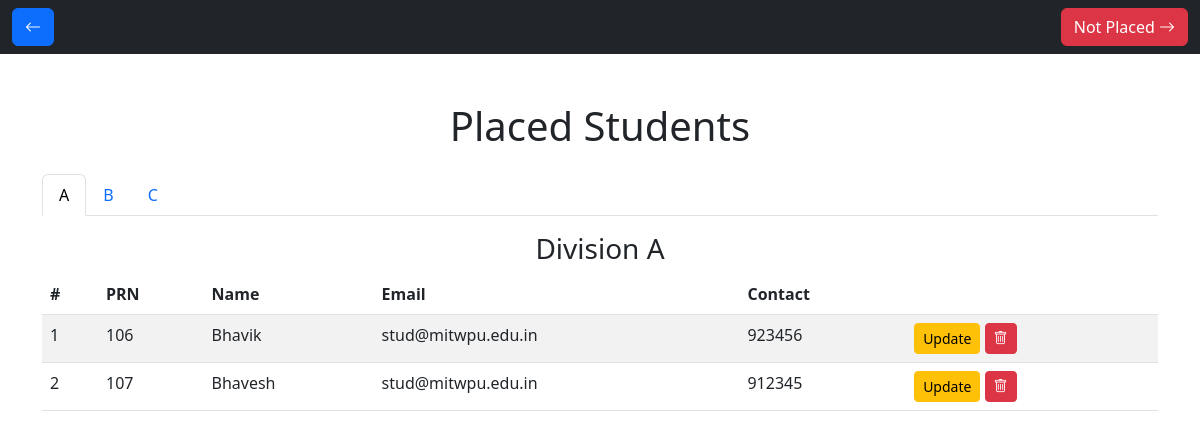
Page /placed/ on the earlier database version.
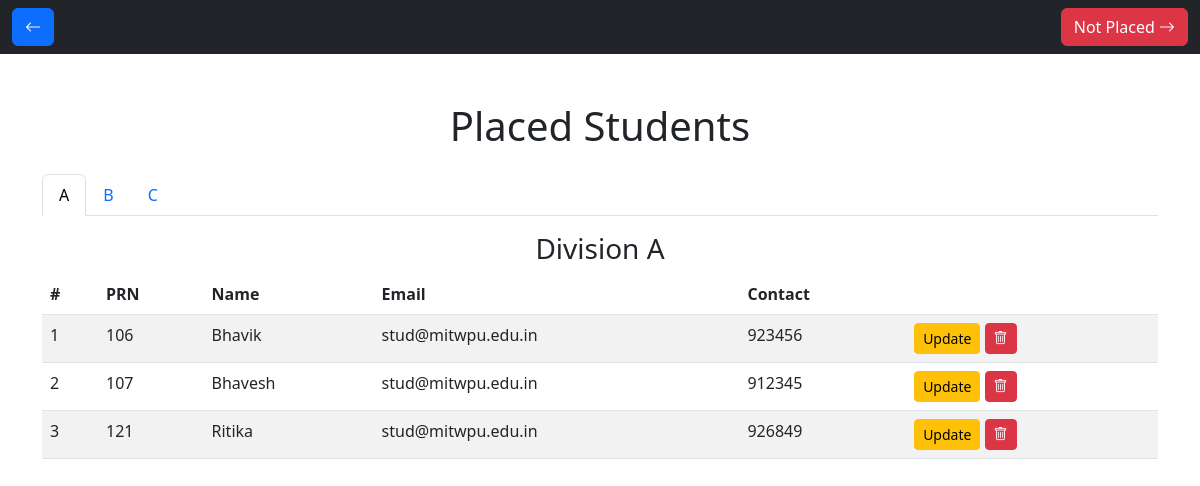
Same page on the later database version.
### app/models.py (models this page shows, shortened)
class Student(models.Model):
    prn=models.CharField(max_length=10,unique=True)
    name=models.CharField(max_length=25)
    email=models.EmailField(default="stud@mitwpu.edu.in",null=False)
    phn = models.CharField(max_length=10, blank=True, null=True)
    status=models.ForeignKey(Status,on_delete=models.CASCADE,related_name="s_status")
    div = models.ForeignKey(Division, on_delete=models.CASCADE, related_name="students")
    doc = models.FileField(upload_to='documents/', null=True, blank=True)

### app/views.py (the view)
# urls.py: path('placed/',placed,name='placed'),
def placed(request):
    placed_status = Status.objects.get(status='Placed')
    placed_students = Student.objects.filter(status=placed_status)
    divisions = Division.objects.all()
    division_wise_students = {
        division.div: placed_students.filter(div=division)  # Corrected lookup
        for division in divisions
    }
    return render(request, 'placed.html', {
        'division_wise_students': division_wise_students,
    })

### templates/placed.html (shortened to what this page needs)
<!DOCTYPE html>
<html lang="en">
<head>
    <link href="https://cdn.jsdelivr.net/npm/bootstrap@5.3.0-alpha1/dist/css/bootstrap.min.css" rel="stylesheet">
    <link rel="stylesheet" href="https://cdnjs.cloudflare.com/ajax/libs/bootstrap-icons/1.10.0/font/bootstrap-icons.min.css">
</head>
<body>
    <nav class="navbar navbar-expand-lg navbar-dark bg-dark">
        <div class="container-fluid">
            <a href="{% url 'home' %}" class="btn btn-primary me-auto">
                <i class="bi bi-arrow-left"></i>
            </a>
            <a href="{% url 'not_placed' %}" class="btn btn-danger ms-auto">
                Not Placed <i class="bi bi-arrow-right"></i>
            </a>
        </div>
    </nav>
    <div class="container my-5">
        <h1 class="text-center mb-4">Placed Students</h1>
        <ul class="nav nav-tabs" id="divisionTabs" role="tablist">
            {% for division, students in division_wise_students.items %}
                <li class="nav-item" role="presentation">
                    <a class="nav-link {% if forloop.first %}active{% endif %}" id="{{ division }}-tab" data-bs-toggle="tab" href="#{{ division }}" role="tab" aria-controls="{{ division }}" aria-selected="{% if forloop.first %}true{% else %}false{% endif %}">{{ division }}</a>
                </li>
            {% endfor %}
        </ul>
        <div class="tab-content" id="divisionTabsContent">
            {% for division, students in division_wise_students.items %}
                <div class="tab-pane fade {% if forloop.first %}show active{% endif %}" id="{{ division }}" role="tabpanel" aria-labelledby="{{ division }}-tab">
                    <div class="table-responsive mt-3">
                        <h3 class="text-center">Division {{ division }}</h3>
                        <table class="table table-striped table-hover">
                            <thead>
                                <tr>
                                    <th>#</th>
                                    <th>PRN</th>
                                    <th>Name</th>
                                    <th>Email</th>
                                    <th>Contact</th>
                                    <th></th>
                                </tr>
                            </thead>
                            <tbody>
                                {% for student in students %}
                                    <tr>
                                        <td>{{ forloop.counter }}</td>
                                        <td>{{ student.prn }}</td>
                                        <td>{{ student.name }}</td>
                                        <td>{{ student.email }}</td>
                                        <td>{{ student.phn }}</td>
                                        <td>
                                            <a href="{% url 'update_student' student.id %}" class="btn btn-warning btn-sm">Update</a>
                                            <form action="{% url 'delete_student' student.id %}" method="POST" style="display: inline;">
                                                <button type="submit" class="btn btn-danger btn-sm">
                                                    <i class="bi bi-trash"></i>
                                                </button>
                                            </form>
                                        </td>
                                    </tr>
                                {% empty %}
                                    <tr>
                                        <td colspan="6" class="text-center">No placed students in this division</td>
                                    </tr>
                                {% endfor %}
                            </tbody>
                        </table>
                    </div>
                </div>
            {% endfor %}
        </div>
    </div>
</body>
</html>

Differences in the rows shown:
added Student: prn "121", name "Ritika", email "stud@mitwpu.edu.in", phn "926849"
